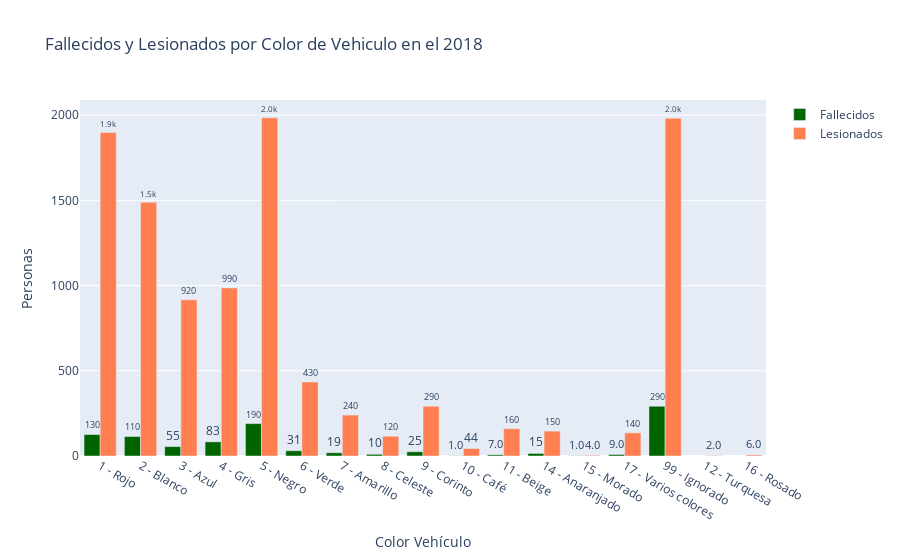

Notebook code for this chart:
### Code cell
fig = go.Figure(data=[
    go.Bar(name='Fallecidos',
           x=dfallecidos_vehiculo['color_vehiculo'],
           y=dfallecidos_vehiculo['cantidad'],
           text=dfallecidos_vehiculo['cantidad'],
           marker_color='rgb(0,100,0)'),
    
    go.Bar(name='Lesionados',
           x=dlesionados_vehiculo['color_vehiculo'],
           y=dlesionados_vehiculo['cantidad'],
           text=dlesionados_vehiculo['cantidad'],
           marker_color='rgb(255,127,80)')
])
# Change the bar mode
fig.update_traces(texttemplate='%{text:.2s}', textposition='outside')
fig.update_layout(barmode='group',title='Fallecidos y Lesionados por Color de Vehiculo en el 2018',xaxis_title="Color Vehículo",
    yaxis_title="Personas")
fig.show()

### Figure 1 — Plotly figure (JSON) as saved in the notebook; plotly's stock layout.template omitted (floating-point values rounded to 4 significant figures)
{"data": [{"marker": {"color": "rgb(0,100,0)"}, "name": "Fallecidos", "text": [126, 114, 55, 83, 190, 31, 19, 10, 25, 1, 7, 15, 1, 9, 292], "textposition": "outside", "texttemplate": "%{text:.2s}", "type": "bar", "x": ["1 - Rojo", "2 - Blanco", "3 - Azul", "4 - Gris", "5 - Negro", "6 - Verde", "7 - Amarillo", "8 - Celeste", "9 - Corinto", "10 - Café", "11 - Beige", "14 - Anaranjado", "15 - Morado", "17 - Varios colores", "99 - Ignorado"], "y": [126, 114, 55, 83, 190, 31, 19, 10, 25, 1, 7, 15, 1, 9, 292]}, {"marker": {"color": "rgb(255,127,80)"}, "name": "Lesionados", "text": [1898, 1488, 916, 986, 1984, 434, 240, 116, 292, 44, 160, 2, 146, 4, 6, 136, 1982], "textposition": "outside", "texttemplate": "%{text:.2s}", "type": "bar", "x": ["1 - Rojo", "2 - Blanco", "3 - Azul", "4 - Gris", "5 - Negro", "6 - Verde", "7 - Amarillo", "8 - Celeste", "9 - Corinto", "10 - Café", "11 - Beige", "12 - Turquesa", "14 - Anaranjado", "15 - Morado", "16 - Rosado", "17 - Varios colores", "99 - Ignorado"], "y": [1898, 1488, 916, 986, 1984, 434, 240, 116, 292, 44, 160, 2, 146, 4, 6, 136, 1982]}], "layout": {"barmode": "group", "title": {"text": "Fallecidos y Lesionados por Color de Vehiculo en el 2018"}, "xaxis": {"title": {"text": "Color Vehículo"}}, "yaxis": {"title": {"text": "Personas"}}}}
